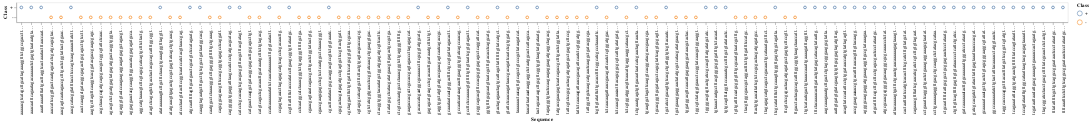

This figure's notebook cell:
### Code cell
import altair as alt
chart = alt.Chart(data).mark_point().encode(x='Sequence', y='Class', color='Class')
chart

### Figure 1 — Vega-Lite specification as saved in the notebook (floating-point values rounded to 4 significant figures)
{"config": {"view": {"continuousWidth": 400, "continuousHeight": 300}}, "data": {"name": "data-c3aa6ef013de6b658a7af92b3ca94ad7"}, "mark": "point", "encoding": {"color": {"field": "Class", "type": "nominal"}, "x": {"field": "Sequence", "type": "nominal"}, "y": {"field": "Class", "type": "nominal"}}, "$schema": "https://vega.github.io/schema/vega-lite/v4.17.0.json", "datasets": {"data-c3aa6ef013de6b658a7af92b3ca94ad7": [{"Class": "+", "id": "S10", "Sequence": "\t\ttactagcaatacgcttgcgttcggtggttaagtatgtataatgcgcgggcttgtcgt"}, {"Class": "+", "id": "AMPC", "Sequence": "\t\ttgctatcctgacagttgtcacgctgattggtgtcgttacaatctaacgcatcgccaa"}, {"Class": "+", "id": "AROH", "Sequence": "\t\tgtactagagaactagtgcattagcttatttttttgttatcatgctaaccacccggcg"}, {"Class": "+", "id": "DEOP2", "Sequence": "\taattgtgatgtgtatcgaagtgtgttgcggagtagatgttagaatactaacaaactc"}, {"Class": "+", "id": "LEU1_TRNA", "Sequence": "\ttcgataattaactattgacgaaaagctgaaaaccactagaatgcgcctccgtggtag"}, {"Class": "+", "id": "MALEFG", "Sequence": "\taggggcaaggaggatggaaagaggttgccgtataaagaaactagagtccgtttaggt"}, {"Class": "+", "id": "MALK", "Sequence": "\t\tcagggggtggaggatttaagccatctcctgatgacgcatagtcagcccatcatgaat"}, {"Class": "+", "id": "RECA", "Sequence": "\t\ttttctacaaaacacttgatactgtatgagcatacagtataattgcttcaacagaaca"}, {"Class": "+", "id": "RPOB", "Sequence": "\t\tcgacttaatatactgcgacaggacgtccgttctgtgtaaatcgcaatgaaatggttt"}, {"Class": "+", "id": "RRNAB_P1", "Sequence": "\tttttaaatttcctcttgtcaggccggaataactccctataatgcgccaccactgaca"}, {"Class": "+", "id": "RRNAB_P2", "Sequence": "\tgcaaaaataaatgcttgactctgtagcgggaaggcgtattatgcacaccccgcgccg"}, {"Class": "+", "id": "RRNDEX_P2", "Sequence": "\tcctgaaattcagggttgactctgaaagaggaaagcgtaatatacgccacctcgcgac"}, {"Class": "+", "id": "RRND_P1", "Sequence": "\tgatcaaaaaaatacttgtgcaaaaaattgggatccctataatgcgcctccgttgaga"}, {"Class": "+", "id": "RRNE_P1", "Sequence": "\tctgcaatttttctattgcggcctgcggagaactccctataatgcgcctccatcgaca"}, {"Class": "+", "id": "RRNG_P1", "Sequence": "\ttttatatttttcgcttgtcaggccggaataactccctataatgcgccaccactgaca"}, {"Class": "+", "id": "RRNG_P2", "Sequence": "\taagcaaagaaatgcttgactctgtagcgggaaggcgtattatgcacaccgccgcgcc"}, {"Class": "+", "id": "RRNX_P1", "Sequence": "\tatgcatttttccgcttgtcttcctgagccgactccctataatgcgcctccatcgaca"}, {"Class": "+", "id": "TNAA", "Sequence": "\t\taaacaatttcagaatagacaaaaactctgagtgtaataatgtagcctcgtgtcttgc"}, {"Class": "+", "id": "TYRT", "Sequence": "\t\ttctcaacgtaacactttacagcggcgcgtcatttgatatgatgcgccccgcttcccg"}, {"Class": "+", "id": "ARAC", "Sequence": "\t\tgcaaataatcaatgtggacttttctgccgtgattatagacacttttgttacgcgttt"}, {"Class": "+", "id": "LACI", "Sequence": "\t\tgacaccatcgaatggcgcaaaacctttcgcggtatggcatgatagcgcccggaagag"}, {"Class": "+", "id": "MALT", "Sequence": "\t\taaaaacgtcatcgcttgcattagaaaggtttctggccgaccttataaccattaatta"}, {"Class": "+", "id": "TRP", "Sequence": "\t\ttctgaaatgagctgttgacaattaatcatcgaactagttaactagtacgcaagttca"}, {"Class": "+", "id": "TRPP2", "Sequence": "\taccggaagaaaaccgtgacattttaacacgtttgttacaaggtaaaggcgacgccgc"}, {"Class": "+", "id": "THR", "Sequence": "\t\taaattaaaattttattgacttaggtcactaaatactttaaccaatataggcatagcg"}, {"Class": "+", "id": "BIOB", "Sequence": "\t\tttgtcataatcgacttgtaaaccaaattgaaaagatttaggtttacaagtctacacc"}, {"Class": "+", "id": "FOL", "Sequence": "\t\tcatcctcgcaccagtcgacgacggtttacgctttacgtatagtggcgacaatttttt"}, {"Class": "+", "id": "UVRBP1", "Sequence": "\ttccagtataatttgttggcataattaagtacgacgagtaaaattacatacctgcccg"}, {"Class": "+", "id": "UVRBP3", "Sequence": "\tacagttatccactattcctgtggataaccatgtgtattagagttagaaaacacgagg"}, {"Class": "+", "id": "LEXA", "Sequence": "\t\ttgtgcagtttatggttccaaaatcgccttttgctgtatatactcacagcataactgt"}, {"Class": "+", "id": "PORI-L", "Sequence": "\tctgttgttcagtttttgagttgtgtataacccctcattctgatcccagcttatacgg"}, {"Class": "+", "id": "SPOT42", "Sequence": "\tattacaaaaagtgctttctgaactgaacaaaaaagagtaaagttagtcgcgtagggt"}, {"Class": "+", "id": "M1RNA", "Sequence": "\tatgcgcaacgcggggtgacaagggcgcgcaaaccctctatactgcgcgccgaagctg"}, {"Class": "+", "id": "GLNS", "Sequence": "\t\ttaaaaaactaacagttgtcagcctgtcccgcttataagatcatacgccgttatacgt"}, {"Class": "+", "id": "TUFB", "Sequence": "\t\tatgcaattttttagttgcatgaactcgcatgtctccatagaatgcgcgctacttgat"}, {"Class": "+", "id": "SUBB-E", "Sequence": "\tccttgaaaaagaggttgacgctgcaaggctctatacgcataatgcgccccgcaacgc"}, {"Class": "+", "id": "STR", "Sequence": "\t\ttcgttgtatatttcttgacaccttttcggcatcgccctaaaattcggcgtcctcata"}, {"Class": "+", "id": "SPC", "Sequence": "\t\tccgtttattttttctacccatatccttgaagcggtgttataatgccgcgccctcgat"}, {"Class": "+", "id": "RPOA", "Sequence": "\t\tttcgcatatttttcttgcaaagttgggttgagctggctagattagccagccaatctt"}, {"Class": "+", "id": "RPLJ", "Sequence": "\t\ttgtaaactaatgcctttacgtgggcggtgattttgtctacaatcttacccccacgta"}, {"Class": "+", "id": "PORI-R", "Sequence": "\tgatcgcacgatctgtatacttatttgagtaaattaacccacgatcccagccattctt"}, {"Class": "+", "id": "ALAS", "Sequence": "\t\taacgcatacggtattttaccttcccagtcaagaaaacttatcttattcccacttttc"}, {"Class": "+", "id": "ARABAD", "Sequence": "\tttagcggatcctacctgacgctttttatcgcaactctctactgtttctccatacccg"}, {"Class": "+", "id": "BIOA", "Sequence": "\t\tgccttctccaaaacgtgttttttgttgttaattcggtgtagacttgtaaacctaaat"}, {"Class": "+", "id": "DEOP1", "Sequence": "\tcagaaacgttttattcgaacatcgatctcgtcttgtgttagaattctaacatacggt"}, {"Class": "+", "id": "GALP2", "Sequence": "\tcactaatttattccatgtcacacttttcgcatctttgttatgctatggttatttcat"}, {"Class": "+", "id": "HIS", "Sequence": "\t\tatataaaaaagttcttgctttctaacgtgaaagtggtttaggttaaaagacatcagt"}, {"Class": "+", "id": "HISJ", "Sequence": "\t\tcaaggtagaatgctttgccttgtcggcctgattaatggcacgatagtcgcatcggat"}, {"Class": "+", "id": "ILVGEDA", "Sequence": "\tggccaaaaaatatcttgtactatttacaaaacctatggtaactctttaggcattcct"}, {"Class": "+", "id": "LACP1", "Sequence": "\ttaggcaccccaggctttacactttatgcttccggctcgtatgttgtgtggaattgtg"}, {"Class": "+", "id": "LPP", "Sequence": "\t\tccatcaaaaaaatattctcaacataaaaaactttgtgtaatacttgtaacgctacat"}, {"Class": "+", "id": "TRPR", "Sequence": "\t\ttggggacgtcgttactgatccgcacgtttatgatatgctatcgtactctttagcgag"}, {"Class": "+", "id": "UVRB_P2", "Sequence": "\ttcagaaatattatggtgatgaactgtttttttatccagtataatttgttggcataat"}, {"Class": "-", "id": " 867", "Sequence": "\t\tatatgaacgttgagactgccgctgagttatcagctgtgaacgacattctggcgtcta"}, {"Class": "-", "id": "1169", "Sequence": "\t\tcgaacgagtcaatcagaccgctttgactctggtattactgtgaacattattcgtctc"}, {"Class": "-", "id": " 802", "Sequence": "\t\tcaatggcctctaaacgggtcttgaggggttttttgctgaaaggaggaactatatgcg"}, {"Class": "-", "id": " 521", "Sequence": "\t\tttgacctactacgccagcattttggcggtgtaagctaaccattccggttgactcaat"}, {"Class": "-", "id": " 918", "Sequence": "\t\tcgtctatcggtgaacctccggtatcaacgctggaaggtgacgctaacgcagatgcag"}, {"Class": "-", "id": "1481", "Sequence": "\t\tgccaatcaatcaagaacttgaagggtggtatcagccaacagcctgacatccttcgtt"}, {"Class": "-", "id": "1024", "Sequence": "\t\ttggatggacgttcaacattgaggaaggcataacgctactacctgatgtttactccaa"}, {"Class": "-", "id": "1149", "Sequence": "\t\tgaggtggctatgtgtatgaccgaacgagtcaatcagaccgctttgactctggtatta"}, {"Class": "-", "id": " 313", "Sequence": "\t\tcgtagcgcatcagtgctttcttactgtgagtacgcaccagcgccagaggacgacgac"}, {"Class": "-", "id": " 780", "Sequence": "\t\tcgaccgaagcgagcctcgtcctcaatggcctctaaacgggtcttgaggggttttttg"}, {"Class": "-", "id": "1384", "Sequence": "\t\tctacggtgggtacaatatgctggatggagatgcgttcacttctggtctactgactcg"}, {"Class": "-", "id": " 507", "Sequence": "\t\tatagtctcagagtcttgacctactacgccagcattttggcggtgtaagctaaccatt"}, {"Class": "-", "id": "  39", "Sequence": "\t\taactcaaggctgatacggcgagacttgcgagccttgtccttgcggtacacagcagcg"}, {"Class": "-", "id": "1203", "Sequence": "\t\tttactgtgaacattattcgtctccgcgactacgatgagatgcctgagtgcttccgtt"}, {"Class": "-", "id": " 988", "Sequence": "\t\ttattctcaacaagattaaccgacagattcaatctcgtggatggacgttcaacattga"}, {"Class": "-", "id": "1171", "Sequence": "\t\taacgagtcaatcagaccgctttgactctggtattactgtgaacattattcgtctccg"}, {"Class": "-", "id": " 753", "Sequence": "\t\taagtgcttagcttcaaggtcacggatacgaccgaagcgagcctcgtcctcaatggcc"}, {"Class": "-", "id": " 630", "Sequence": "\t\tgaagaccacgcctcgccaccgagtagacccttagagagcatgtcagcctcgacaact"}, {"Class": "-", "id": " 660", "Sequence": "\t\tttagagagcatgtcagcctcgacaacttgcataaatgctttcttgtagacgtgccct"}, {"Class": "-", "id": "1216", "Sequence": "\t\ttattcgtctccgcgactacgatgagatgcctgagtgcttccgttactggattgtcac"}, {"Class": "-", "id": " 835", "Sequence": "\t\ttgctgaaaggaggaactatatgcgctcatacgatatgaacgttgagactgccgctga"}, {"Class": "-", "id": "  35", "Sequence": "\t\tcatgaactcaaggctgatacggcgagacttgcgagccttgtccttgcggtacacagc"}, {"Class": "-", "id": "1218", "Sequence": "\t\tttcgtctccgcgactacgatgagatgcctgagtgcttccgttactggattgtcacca"}, {"Class": "-", "id": " 668", "Sequence": "\t\tcatgtcagcctcgacaacttgcataaatgctttcttgtagacgtgccctacgcgctt"}, {"Class": "-", "id": " 413", "Sequence": "\t\taggaggaactacgcaaggttggaacatcggagagatgccagccagcgcacctgcacg"}, {"Class": "-", "id": " 991", "Sequence": "\t\ttctcaacaagattaaccgacagattcaatctcgtggatggacgttcaacattgagga"}, {"Class": "-", "id": " 751", "Sequence": "\t\ttgaagtgcttagcttcaaggtcacggatacgaccgaagcgagcctcgtcctcaatgg"}, {"Class": "-", "id": " 850", "Sequence": "\t\tctatatgcgctcatacgatatgaacgttgagactgccgctgagttatcagctgtgaa"}, {"Class": "-", "id": "  93", "Sequence": "\t\tgcggcagcacgtttccacgcggtgagagcctcaggattcatgtcgatgtcttccggt"}, {"Class": "-", "id": "1108", "Sequence": "\t\tatccctaatgtctacttccggtcaatccatctacgttaaccgaggtggctatgtgta"}, {"Class": "-", "id": " 915", "Sequence": "\t\ttggcgtctatcggtgaacctccggtatcaacgctggaaggtgacgctaacgcagatg"}, {"Class": "-", "id": "1019", "Sequence": "\t\ttctcgtggatggacgttcaacattgaggaaggcataacgctactacctgatgtttac"}, {"Class": "-", "id": "  19", "Sequence": "\t\ttattggcttgctcaagcatgaactcaaggctgatacggcgagacttgcgagccttgt"}, {"Class": "-", "id": "1320", "Sequence": "\t\ttagagggtgtactccaagaagaggaagatgaggctagacgtctctgcatggagtatg"}, {"Class": "-", "id": "  91", "Sequence": "\t\tcagcggcagcacgtttccacgcggtgagagcctcaggattcatgtcgatgtcttccg"}, {"Class": "-", "id": " 217", "Sequence": "\t\tttacgttggcgaccgctaggactttcttgttgattttccatgcggtgttttgcgcaa"}, {"Class": "-", "id": " 957", "Sequence": "\t\tacgctaacgcagatgcagcgaacgctcggcgtattctcaacaagattaaccgacaga"}, {"Class": "-", "id": " 260", "Sequence": "\t\tggtgttttgcgcaatgttaatcgctttgtacacctcaggcatgtaaacgtcttcgta"}, {"Class": "-", "id": " 557", "Sequence": "\t\taaccattccggttgactcaatgagcatctcgatgcagcgtactcctacatgaataga"}, {"Class": "-", "id": "1355", "Sequence": "\t\tagacgtctctgcatggagtatgagatggactacggtgggtacaatatgctggatgga"}, {"Class": "-", "id": " 244", "Sequence": "\t\ttgttgattttccatgcggtgttttgcgcaatgttaatcgctttgtacacctcaggca"}, {"Class": "-", "id": " 464", "Sequence": "\t\ttgcacgggttgcgatagcctcagcgtattcaggtgcgagttcgatagtctcagagtc"}, {"Class": "-", "id": " 296", "Sequence": "\t\taggcatgtaaacgtcttcgtagcgcatcagtgctttcttactgtgagtacgcaccag"}, {"Class": "-", "id": " 648", "Sequence": "\t\tccgagtagacccttagagagcatgtcagcctcgacaacttgcataaatgctttcttg"}, {"Class": "-", "id": " 230", "Sequence": "\t\tcgctaggactttcttgttgattttccatgcggtgttttgcgcaatgttaatcgcttt"}, {"Class": "-", "id": "1163", "Sequence": "\t\ttatgaccgaacgagtcaatcagaccgctttgactctggtattactgtgaacattatt"}, {"Class": "-", "id": "1321", "Sequence": "\t\tagagggtgtactccaagaagaggaagatgaggctagacgtctctgcatggagtatga"}, {"Class": "-", "id": " 663", "Sequence": "\t\tgagagcatgtcagcctcgacaacttgcataaatgctttcttgtagacgtgccctacg"}, {"Class": "-", "id": " 799", "Sequence": "\t\tcctcaatggcctctaaacgggtcttgaggggttttttgctgaaaggaggaactatat"}, {"Class": "-", "id": " 987", "Sequence": "\t\tgtattctcaacaagattaaccgacagattcaatctcgtggatggacgttcaacattg"}, {"Class": "-", "id": "1226", "Sequence": "\t\tcgcgactacgatgagatgcctgagtgcttccgttactggattgtcaccaaggcttcc"}, {"Class": "-", "id": " 794", "Sequence": "\t\tctcgtcctcaatggcctctaaacgggtcttgaggggttttttgctgaaaggaggaac"}, {"Class": "-", "id": "1442", "Sequence": "\t\ttaacattaataaataaggaggctctaatggcactcattagccaatcaatcaagaact"}]}}
